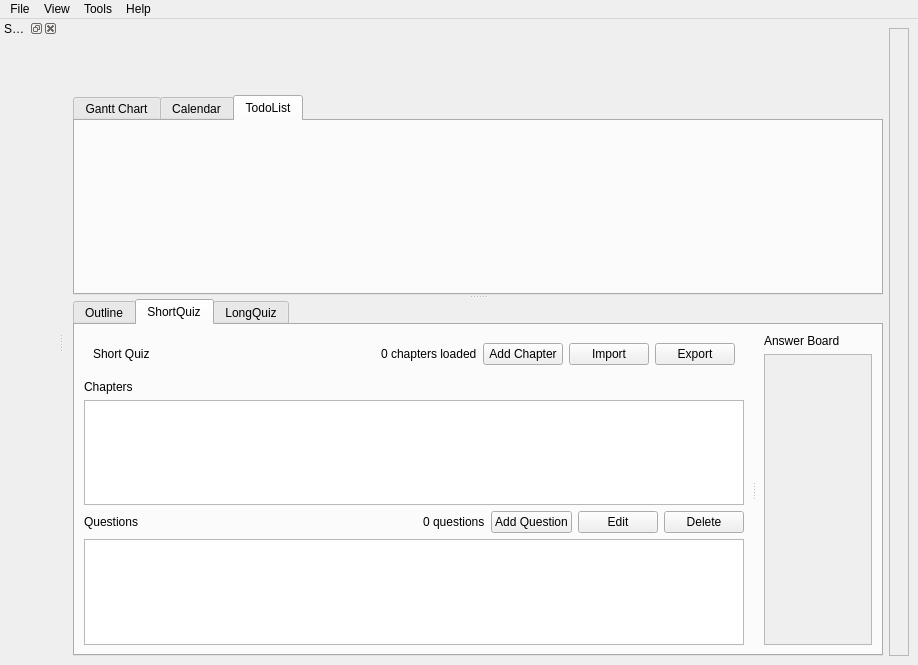
<?xml version="1.0" encoding="UTF-8"?>
<ui version="4.0">
 <class>MainWindow</class>
 <widget class="QMainWindow" name="MainWindow">
  <property name="geometry">
   <rect>
    <x>0</x>
    <y>0</y>
    <width>918</width>
    <height>665</height>
   </rect>
  </property>
  <property name="windowTitle">
   <string>PrepCore</string>
  </property>
  <widget class="QWidget" name="centralwidget">
   <layout class="QGridLayout" name="gridLayout">
    <item row="0" column="1" rowspan="5">
     <widget class="QScrollArea" name="scrollArea">
      <property name="maximumSize">
       <size>
        <width>20</width>
        <height>16777215</height>
       </size>
      </property>
      <property name="widgetResizable">
       <bool>true</bool>
      </property>
      <widget class="QWidget" name="scrollAreaWidgetContents">
       <property name="geometry">
        <rect>
         <x>0</x>
         <y>0</y>
         <width>18</width>
         <height>623</height>
        </rect>
       </property>
      </widget>
     </widget>
    </item>
    <item row="2" column="0" rowspan="3">
     <widget class="QSplitter" name="center_splitter">
      <property name="orientation">
       <enum>Qt::Orientation::Vertical</enum>
      </property>
      <widget class="QTabWidget" name="time_organizer">
       <property name="minimumSize">
        <size>
         <width>0</width>
         <height>200</height>
        </size>
       </property>
       <property name="currentIndex">
        <number>2</number>
       </property>
       <widget class="QWidget" name="gant_chart">
        <attribute name="title">
         <string>Gantt Chart</string>
        </attribute>
       </widget>
       <widget class="QWidget" name="calendar">
        <attribute name="title">
         <string>Calendar</string>
        </attribute>
       </widget>
       <widget class="QWidget" name="todo_list_2">
        <attribute name="title">
         <string>TodoList</string>
        </attribute>
       </widget>
      </widget>
      <widget class="QTabWidget" name="TaskTabs">
      <property name="tabShape">
       <enum>QTabWidget::TabShape::Rounded</enum>
      </property>
      <property name="currentIndex">
       <number>1</number>
      </property>
      <widget class="QWidget" name="todo_list">
       <attribute name="title">
        <string>Outline</string>
       </attribute>
       <layout class="QVBoxLayout" name="verticalLayout_outline">
        <item>
         <layout class="QHBoxLayout" name="horizontalLayout_outline_toolbar">
          <item>
           <widget class="QLabel" name="outline_mode_label">
            <property name="text">
             <string>Editor</string>
            </property>
           </widget>
          </item>
          <item>
           <spacer name="horizontalSpacer_outline_toolbar">
            <property name="orientation">
             <enum>Qt::Orientation::Horizontal</enum>
            </property>
            <property name="sizeHint" stdset="0">
             <size>
              <width>40</width>
              <height>20</height>
             </size>
            </property>
           </spacer>
          </item>
          <item>
           <widget class="QPushButton" name="outline_toggle_button">
            <property name="text">
             <string>Switch to Reader</string>
            </property>
           </widget>
          </item>
         </layout>
        </item>
        <item>
         <widget class="QStackedWidget" name="outline_stack">
          <property name="currentIndex">
           <number>0</number>
          </property>
          <widget class="QWidget" name="outline_editor_page">
           <layout class="QVBoxLayout" name="verticalLayout_outline_editor">
            <item>
             <widget class="QPlainTextEdit" name="outline_editor">
              <property name="placeholderText">
               <string>Write your outline markup here using Markdown.</string>
              </property>
             </widget>
            </item>
           </layout>
          </widget>
          <widget class="QWidget" name="outline_reader_page">
           <layout class="QVBoxLayout" name="verticalLayout_outline_reader">
            <item>
             <widget class="QTextBrowser" name="outline_reader"/>
            </item>
           </layout>
          </widget>
         </widget>
        </item>
       </layout>
      </widget>
      <widget class="QWidget" name="short_quiz">
       <attribute name="title">
        <string>ShortQuiz</string>
       </attribute>
       <layout class="QVBoxLayout" name="verticalLayout_short_quiz_root">
        <item>
         <widget class="QSplitter" name="horizontalSplitter_short_quiz_root">
          <property name="orientation">
           <enum>Qt::Orientation::Horizontal</enum>
          </property>
        <widget class="QWidget" name="short_quiz_left_panel">
         <layout class="QVBoxLayout" name="verticalLayout_short_quiz_left">
          <property name="leftMargin">
           <number>0</number>
          </property>
          <property name="topMargin">
           <number>0</number>
          </property>
          <property name="rightMargin">
           <number>8</number>
          </property>
          <property name="bottomMargin">
           <number>0</number>
          </property>
          <item>
           <widget class="QWidget" name="short_quiz_toolbar">
            <layout class="QHBoxLayout" name="horizontalLayout_short_quiz_toolbar">
             <item>
              <widget class="QLabel" name="short_quiz_title_label">
               <property name="text">
                <string>Short Quiz</string>
               </property>
              </widget>
             </item>
             <item>
              <spacer name="horizontalSpacer_short_quiz_toolbar">
               <property name="orientation">
                <enum>Qt::Orientation::Horizontal</enum>
               </property>
               <property name="sizeHint" stdset="0">
                <size>
                 <width>40</width>
                 <height>20</height>
                </size>
               </property>
              </spacer>
             </item>
             <item>
              <widget class="QLabel" name="short_quiz_status_label">
               <property name="text">
                <string>0 chapters loaded</string>
               </property>
              </widget>
             </item>
             <item>
              <widget class="QPushButton" name="short_quiz_add_chapter_button">
               <property name="text">
                <string>Add Chapter</string>
               </property>
              </widget>
             </item>
             <item>
              <widget class="QPushButton" name="short_quiz_import_button">
               <property name="text">
                <string>Import</string>
               </property>
              </widget>
             </item>
             <item>
              <widget class="QPushButton" name="short_quiz_export_button">
               <property name="text">
                <string>Export</string>
               </property>
              </widget>
             </item>
            </layout>
           </widget>
          </item>
          <item>
           <widget class="QLabel" name="short_quiz_chapter_header_label">
            <property name="text">
             <string>Chapters</string>
            </property>
           </widget>
          </item>
          <item>
           <widget class="QListWidget" name="short_quiz_chapter_list"/>
          </item>
          <item>
           <widget class="QWidget" name="short_quiz_question_toolbar">
            <layout class="QHBoxLayout" name="horizontalLayout_short_quiz_question_toolbar">
             <property name="leftMargin">
              <number>0</number>
             </property>
             <property name="topMargin">
              <number>0</number>
             </property>
             <property name="rightMargin">
              <number>0</number>
             </property>
             <property name="bottomMargin">
              <number>0</number>
             </property>
             <item>
              <widget class="QLabel" name="short_quiz_question_header_label">
               <property name="text">
                <string>Questions</string>
               </property>
              </widget>
             </item>
             <item>
              <spacer name="horizontalSpacer_short_quiz_question_toolbar">
               <property name="orientation">
                <enum>Qt::Orientation::Horizontal</enum>
               </property>
               <property name="sizeHint" stdset="0">
                <size>
                 <width>40</width>
                 <height>20</height>
                </size>
               </property>
              </spacer>
             </item>
             <item>
              <widget class="QLabel" name="short_quiz_question_status_label">
               <property name="text">
                <string>0 questions</string>
               </property>
              </widget>
             </item>
             <item>
              <widget class="QPushButton" name="short_quiz_add_question_button">
               <property name="text">
                <string>Add Question</string>
               </property>
              </widget>
             </item>
             <item>
              <widget class="QPushButton" name="short_quiz_edit_question_button">
               <property name="text">
                <string>Edit</string>
               </property>
              </widget>
             </item>
             <item>
              <widget class="QPushButton" name="short_quiz_delete_question_button">
               <property name="text">
                <string>Delete</string>
               </property>
              </widget>
             </item>
            </layout>
           </widget>
          </item>
          <item>
           <widget class="QListWidget" name="short_quiz_question_list"/>
          </item>
         </layout>
        </widget>
        <widget class="QWidget" name="short_quiz_answer_panel">
         <layout class="QVBoxLayout" name="verticalLayout_short_quiz_answer_panel">
          <property name="leftMargin">
           <number>8</number>
          </property>
          <property name="topMargin">
           <number>0</number>
          </property>
          <property name="rightMargin">
           <number>0</number>
          </property>
          <property name="bottomMargin">
           <number>0</number>
          </property>
          <item>
           <widget class="QLabel" name="short_quiz_answer_header_label">
            <property name="text">
             <string>Answer Board</string>
            </property>
           </widget>
          </item>
          <item>
           <widget class="QScrollArea" name="short_quiz_answer_scroll">
            <property name="widgetResizable">
             <bool>true</bool>
            </property>
            <widget class="QWidget" name="short_quiz_answer_container">
             <property name="geometry">
              <rect>
               <x>0</x>
               <y>0</y>
               <width>320</width>
               <height>400</height>
              </rect>
             </property>
             <layout class="QVBoxLayout" name="verticalLayout_short_quiz_answer_cards">
              <property name="leftMargin">
               <number>0</number>
              </property>
              <property name="topMargin">
               <number>0</number>
              </property>
              <property name="rightMargin">
               <number>0</number>
              </property>
              <property name="bottomMargin">
               <number>0</number>
              </property>
             </layout>
            </widget>
           </widget>
          </item>
         </layout>
        </widget>
         </widget>
        </item>
       </layout>
      </widget>
      <widget class="QWidget" name="long_quiz">
       <attribute name="title">
        <string>LongQuiz</string>
       </attribute>
       <layout class="QVBoxLayout" name="verticalLayout_long_quiz_root">
        <item>
         <widget class="QSplitter" name="horizontalSplitter_long_quiz_root">
          <property name="orientation">
           <enum>Qt::Orientation::Horizontal</enum>
          </property>
        <widget class="QWidget" name="long_quiz_left_panel">
         <layout class="QVBoxLayout" name="verticalLayout_long_quiz_left">
          <property name="leftMargin">
           <number>0</number>
          </property>
          <property name="topMargin">
           <number>0</number>
          </property>
          <property name="rightMargin">
           <number>8</number>
          </property>
          <property name="bottomMargin">
           <number>0</number>
          </property>
          <item>
           <widget class="QWidget" name="long_quiz_toolbar">
            <layout class="QHBoxLayout" name="horizontalLayout_long_quiz_toolbar">
             <item>
              <widget class="QLabel" name="long_quiz_title_label">
               <property name="text">
                <string>Long Quiz</string>
               </property>
              </widget>
             </item>
             <item>
              <spacer name="horizontalSpacer_long_quiz_toolbar">
               <property name="orientation">
                <enum>Qt::Orientation::Horizontal</enum>
               </property>
               <property name="sizeHint" stdset="0">
                <size>
                 <width>40</width>
                 <height>20</height>
                </size>
               </property>
              </spacer>
             </item>
             <item>
              <widget class="QLabel" name="long_quiz_status_label">
               <property name="text">
                <string>0 chapters loaded</string>
               </property>
              </widget>
             </item>
             <item>
              <widget class="QPushButton" name="long_quiz_add_chapter_button">
               <property name="text">
                <string>Add Chapter</string>
               </property>
              </widget>
             </item>
             <item>
              <widget class="QPushButton" name="long_quiz_import_button">
               <property name="text">
                <string>Import</string>
               </property>
              </widget>
             </item>
             <item>
              <widget class="QPushButton" name="long_quiz_export_button">
               <property name="text">
                <string>Export</string>
               </property>
              </widget>
             </item>
            </layout>
           </widget>
          </item>
          <item>
           <widget class="QLabel" name="long_quiz_chapter_header_label">
            <property name="text">
             <string>Chapters</string>
            </property>
           </widget>
          </item>
          <item>
           <widget class="QListWidget" name="long_quiz_chapter_list"/>
          </item>
          <item>
           <widget class="QWidget" name="long_quiz_question_toolbar">
            <layout class="QHBoxLayout" name="horizontalLayout_long_quiz_question_toolbar">
             <property name="leftMargin">
              <number>0</number>
             </property>
             <property name="topMargin">
              <number>0</number>
             </property>
             <property name="rightMargin">
              <number>0</number>
             </property>
             <property name="bottomMargin">
              <number>0</number>
             </property>
             <item>
              <widget class="QLabel" name="long_quiz_question_header_label">
               <property name="text">
                <string>Questions</string>
               </property>
              </widget>
             </item>
             <item>
              <spacer name="horizontalSpacer_long_quiz_question_toolbar">
               <property name="orientation">
                <enum>Qt::Orientation::Horizontal</enum>
               </property>
               <property name="sizeHint" stdset="0">
                <size>
                 <width>40</width>
                 <height>20</height>
                </size>
               </property>
              </spacer>
             </item>
             <item>
              <widget class="QLabel" name="long_quiz_question_status_label">
               <property name="text">
                <string>0 questions</string>
               </property>
              </widget>
             </item>
             <item>
              <widget class="QPushButton" name="long_quiz_add_question_button">
               <property name="text">
                <string>Add Question</string>
               </property>
              </widget>
             </item>
             <item>
              <widget class="QPushButton" name="long_quiz_edit_question_button">
               <property name="text">
                <string>Edit</string>
               </property>
              </widget>
             </item>
             <item>
              <widget class="QPushButton" name="long_quiz_delete_question_button">
               <property name="text">
                <string>Delete</string>
               </property>
              </widget>
             </item>
            </layout>
           </widget>
          </item>
          <item>
           <widget class="QListWidget" name="long_quiz_question_list"/>
          </item>
         </layout>
        </widget>
        <widget class="QWidget" name="long_quiz_answer_panel">
         <layout class="QVBoxLayout" name="verticalLayout_long_quiz_answer_panel">
          <property name="leftMargin">
           <number>8</number>
          </property>
          <property name="topMargin">
           <number>0</number>
          </property>
          <property name="rightMargin">
           <number>0</number>
          </property>
          <property name="bottomMargin">
           <number>0</number>
          </property>
          <item>
           <widget class="QLabel" name="long_quiz_answer_header_label">
            <property name="text">
             <string>Answer Board</string>
            </property>
           </widget>
          </item>
          <item>
           <widget class="QWidget" name="long_quiz_review_toolbar">
            <layout class="QHBoxLayout" name="horizontalLayout_long_quiz_review_toolbar">
             <property name="leftMargin">
              <number>0</number>
             </property>
             <property name="topMargin">
              <number>0</number>
             </property>
             <property name="rightMargin">
              <number>0</number>
             </property>
             <property name="bottomMargin">
              <number>0</number>
             </property>
             <item>
              <widget class="QLabel" name="long_quiz_score_label">
               <property name="text">
                <string/>
               </property>
              </widget>
             </item>
             <item>
              <spacer name="horizontalSpacer_long_quiz_review_toolbar">
               <property name="orientation">
                <enum>Qt::Orientation::Horizontal</enum>
               </property>
               <property name="sizeHint" stdset="0">
                <size>
                 <width>40</width>
                 <height>20</height>
                </size>
               </property>
              </spacer>
             </item>
             <item>
              <widget class="QPushButton" name="long_quiz_submit_button">
               <property name="text">
                <string>Submit</string>
               </property>
              </widget>
             </item>
            </layout>
           </widget>
          </item>
          <item>
           <widget class="QScrollArea" name="long_quiz_answer_scroll">
            <property name="widgetResizable">
             <bool>true</bool>
            </property>
            <widget class="QWidget" name="long_quiz_answer_container">
             <property name="geometry">
              <rect>
               <x>0</x>
               <y>0</y>
               <width>320</width>
               <height>400</height>
              </rect>
             </property>
             <layout class="QVBoxLayout" name="verticalLayout_long_quiz_answer_cards">
              <property name="leftMargin">
               <number>0</number>
              </property>
              <property name="topMargin">
               <number>0</number>
              </property>
              <property name="rightMargin">
               <number>0</number>
              </property>
              <property name="bottomMargin">
               <number>0</number>
              </property>
             </layout>
            </widget>
           </widget>
          </item>
         </layout>
        </widget>
         </widget>
        </item>
       </layout>
        </widget>
      </widget>
     </widget>
    </item>
   </layout>
  </widget>
  <widget class="QMenuBar" name="menubar">
   <property name="geometry">
    <rect>
     <x>0</x>
     <y>0</y>
     <width>918</width>
     <height>22</height>
    </rect>
   </property>
   <widget class="QMenu" name="menuFile">
    <property name="title">
     <string>File</string>
    </property>
    <addaction name="actionNew"/>
    <addaction name="actionImport"/>
   </widget>
   <widget class="QMenu" name="menuView">
    <property name="title">
     <string>View</string>
    </property>
    <addaction name="actionPreference"/>
   </widget>
   <widget class="QMenu" name="menuTools">
    <property name="title">
     <string>Tools</string>
    </property>
   </widget>
   <widget class="QMenu" name="menuHelp">
    <property name="title">
     <string>Help</string>
    </property>
   </widget>
   <addaction name="menuFile"/>
   <addaction name="menuView"/>
   <addaction name="menuTools"/>
   <addaction name="menuHelp"/>
  </widget>
  <widget class="QDockWidget" name="Subject">
   <property name="floating">
    <bool>true</bool>
   </property>
   <property name="windowTitle">
    <string>Subject List</string>
   </property>
   <attribute name="dockWidgetArea">
    <number>1</number>
   </attribute>
   <widget class="QWidget" name="Subjects">
    <layout class="QGridLayout" name="gridLayout_2">
     <item row="0" column="0">
      <widget class="QWidget" name="subject_list" native="true"/>
     </item>
    </layout>
   </widget>
  </widget>
  <action name="actionPreference">
   <property name="text">
    <string>Preference</string>
   </property>
  </action>
  <action name="actionNew">
   <property name="text">
    <string>New</string>
   </property>
  </action>
  <action name="actionImport">
   <property name="text">
    <string>Import</string>
   </property>
  </action>
 </widget>
 <resources/>
 <connections/>
</ui>
